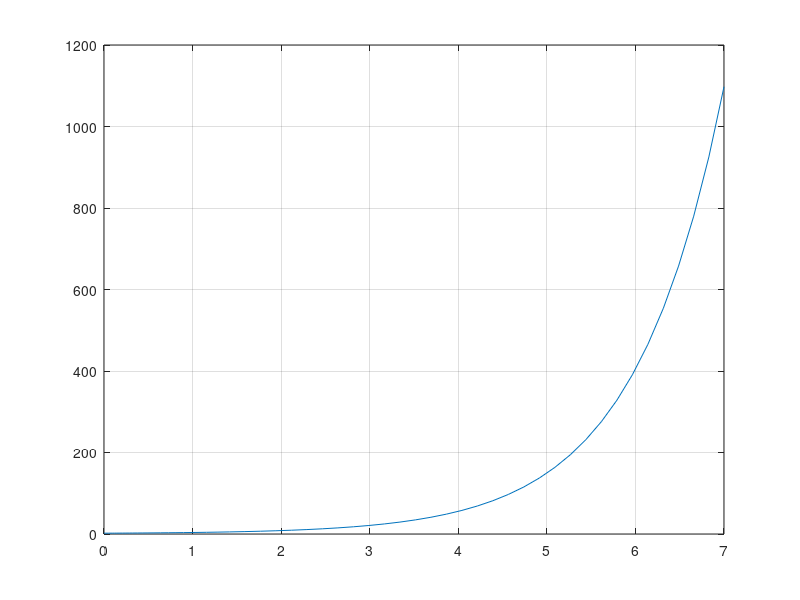

Write MATLAB code to recreate this figure.
% Me borra todo lo anterior
clc
clear 

% EJERCICIO 1
% Hallar la solucion del problema de valor inicial 
% y′ = y − 1 
% y(0) = 2 
% en el intervalo [0,7].

intervalo = [0 7];
y0 = 2;
f = @(t,y) y - 1;
% defino mis variables y que valores van a tomar
[t,y] = ode45(f, intervalo, y0);

% Grafico el resultado
figure(1)
plot(t,y)
grid("on")
